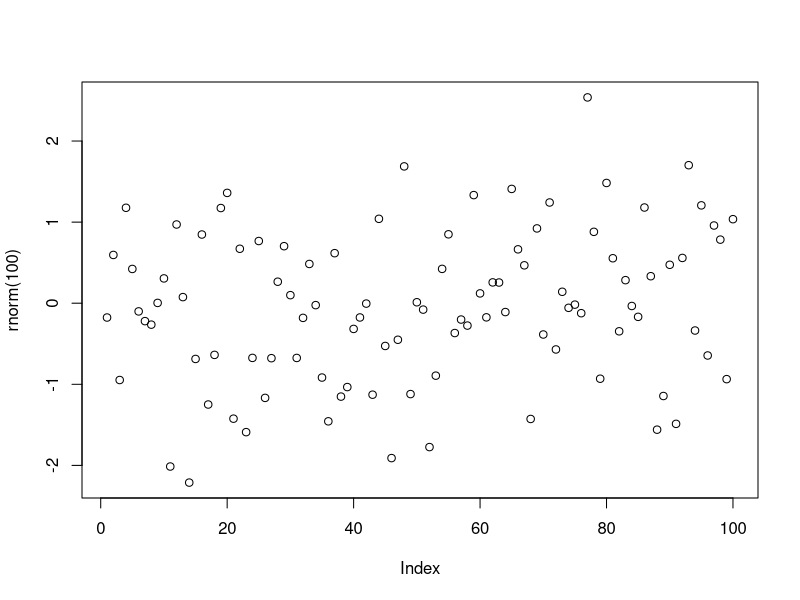

This figure's R source:
## ---- chunk 1
  knitr::opts_chunk$set(echo = TRUE)
  library(ggplot2)
  library(ggthemes)
  library(tidyverse)
  library(knitr)
## ---- chunk 2
# some analysis
summary_table <- mtcars %>% 
    group_by(cyl) %>%
    do(sample_n(.,2))
## ---- chunk 3
  plot(rnorm(100))
## ---- chunk 4
kable(summary_table, caption="This is a summary table.")
## ---- chunk 5
cat('\\pagebreak')
## ---- chunk 6
kable(summary_table, caption="This is a summary table.")
